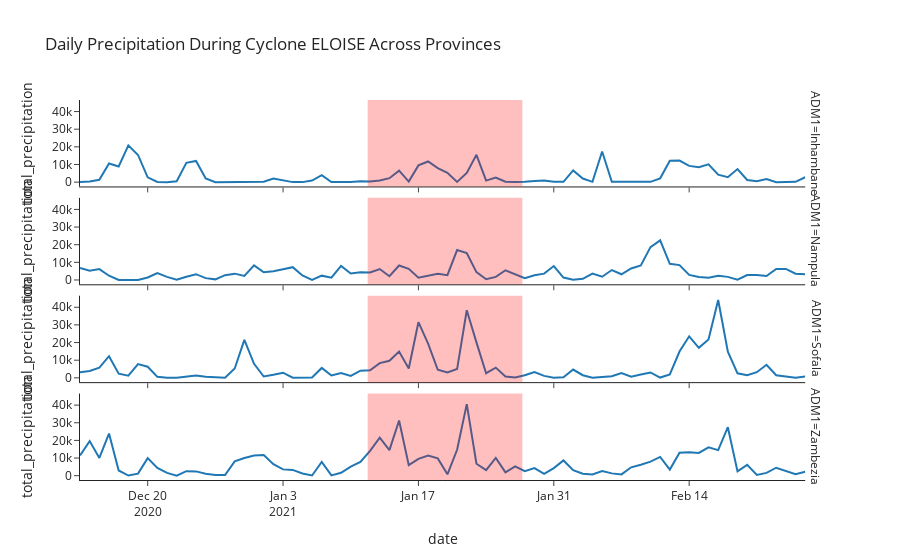

The notebook cell saved with this chart:
### Markdown cell above
### 3. Cyclone Eloise

### Code cell
plot_precip("ELOISE", df_imerg, gdf_ibtracs)
map_tracks("ELOISE", gdf_ibtracs)
